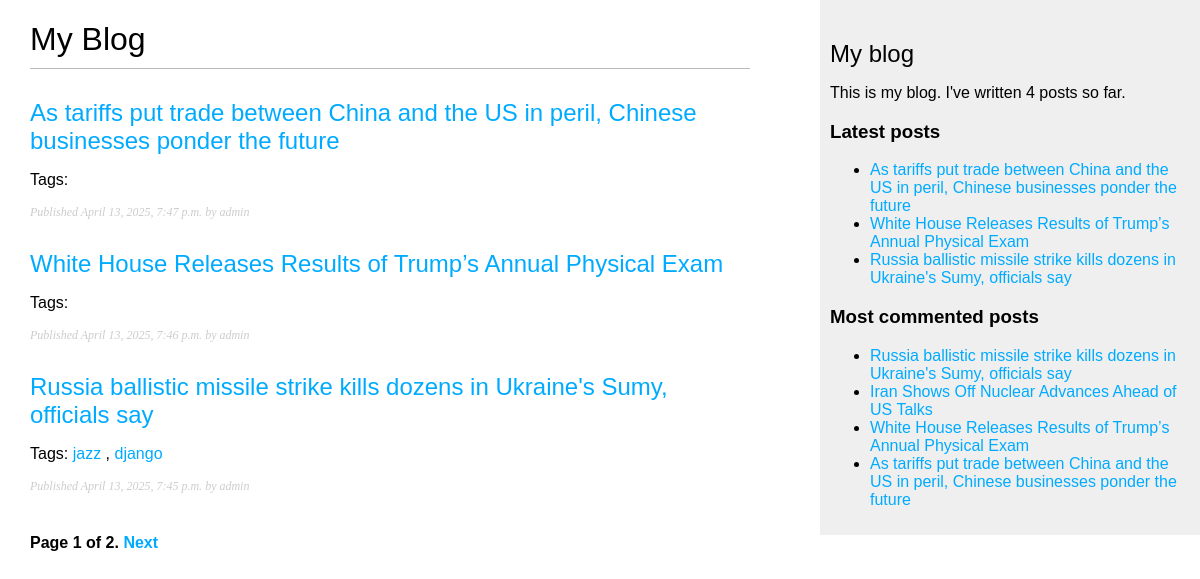
Screenshot of /blog/ with the database file from the repository.
### blog/models.py (models this page shows, shortened)
class Post(models.Model):
    class Status(models.TextChoices):
        DRAFT = 'DF', 'Draft'
        PUBLISHED = 'PB', 'Published'
    title = models.CharField(max_length=250)
    slug = models.SlugField(max_length=250, unique_for_date='publish')
    author = models.ForeignKey(
        settings.AUTH_USER_MODEL,
        on_delete=models.CASCADE,
        related_name='blog_posts'
    )
    body = models.TextField()
    publish = models.DateTimeField(default=timezone.now)
    created = models.DateTimeField(auto_now_add=True)
    updated = models.DateTimeField(auto_now=True)
    status = models.CharField(
        max_length=2,
        choices=Status,
        default=Status.DRAFT
    )
    objects = models.Manager()
    published = PublishedManager()
    tags = TaggableManager()
    class Meta:
        ordering = ['-publish']
        indexes = [models.Index(fields=['-publish'])]
    def get_absolute_url(self):
        return reverse(
            'blog:post_detail',
            args=[
                self.publish.year,
                self.publish.month,
                self.publish.day,
                self.slug
            ]
        )

### blog/views.py (the view)
# urls.py: path('', views.post_list, name='post_list'),
def post_list(request, tag_slug=None):
    post_list = Post.published.all()
    tag = None
    if tag_slug:
        tag = get_object_or_404(Tag, slug=tag_slug)
        post_list = post_list.filter(tags__in=[tag])
    paginator = Paginator(post_list, 3)
    page_number = request.GET.get('page', 1)
    try:
        posts = paginator.page(page_number)
    except PageNotAnInteger:
        posts = paginator.page(1)
    except EmptyPage:
        posts = paginator.page(paginator.num_pages)
    return render(
        request,
        'blog/post/list.html',
        {
            'posts': posts,
            'tag': tag
        }
    )

### blog/models.py (called while the page is built)
    def get_queryset(self):
        return (
            super().get_queryset().filter(status=Post.Status.PUBLISHED)
        )

### blog/templatetags/blog_tags.py (called while the page is built)
@register.simple_tag
def total_posts():
    return Post.published.count()

@register.inclusion_tag('blog/post/latest_posts.html')
def show_latest_posts(count=5):
    latest_posts = Post.published.order_by('-publish')[:count]
    return {'latest_posts': latest_posts}

@register.simple_tag
def get_most_commented_posts(count=5):
    return Post.published.annotate(
        total_comments=Count('comments')
    ).order_by('-total_comments')[:count]

### blog/templates/blog/post/list.html (shortened to what this page needs)
{% extends "blog/base.html" %}
{% block content %}
  <h1>My Blog</h1>
  {% for post in posts %}
    <h2>
      <a href="{{ post.get_absolute_url }}">
        {{ post.title }}
      </a>
    </h2>
    <p class="tags">
      Tags:
      {% for tag in post.tags.all %}
        <a href="{% url "blog:post_list_by_tag" tag.slug %}">
          {{ tag.name }}
        </a>{% if not forloop.last %}, {% endif %}
      {% endfor %}
    </p>
    <p class="date">
      Published {{ post.publish }} by {{ post.author }}
    </p>
  {% endfor %}
  {% include "pagination.html" with page=posts %}
{% endblock %}

### blog/templates/blog/base.html (shortened to what this page needs)
{% load blog_tags %}
{% load static %}
<!DOCTYPE html>
<html>
<head>
  <link href="{% static "css/blog.css" %}" rel="stylesheet">
</head>
<body>
  <div id="content">
    {% block content %}
    {% endblock %}
  </div>
  <div id="sidebar">
    <h2>My blog</h2>
    <p>
      This is my blog.
      I've written {% total_posts %} posts so far.
    </p>
    <h3>Latest posts</h3>
    {% show_latest_posts 3 %}
    <h3>Most commented posts</h3>
    {% get_most_commented_posts as most_commented_posts %}
    <ul>
      {% for post in most_commented_posts %}
      <li>
        <a href='{{ post.get_absolute_url }}'>{{ post.title }}</a>
      </li>
      {% endfor %}
    </ul>
  </div>
</body>
</html>

### blog/templates/pagination.html (shortened to what this page needs)
<div class="pagination">
    <span class="step-links">
      <span class="current">
        Page {{ page.number }} of {{ page.paginator.num_pages }}.
      </span>
      {% if page.has_next %}
        <a href="?page={{ page.next_page_number }}">Next</a>
      {% endif %}
    </span>
  </div>

### blog/templates/blog/post/latest_posts.html
<ul>
    {% for post in latest_posts %}
      <li>
        <a href="{{ post.get_absolute_url }}">{{ post.title }}</a>
      </li>
    {% endfor %}
  </ul>

### blog/static/css/blog.css (style rules this page uses)
body { margin:0; padding:0; font-family:helvetica, sans-serif; }
a { color:#00abff; text-decoration:none; }
h1 { font-weight:normal; border-bottom:1px solid #bbb; padding:0 0 10px 0; }
h2 { font-weight:normal; margin:30px 0 0; }
#content { float:left; width:60%; padding:0 0 0 30px; }
#sidebar { float:right; width:30%; padding:10px; background:#efefef; height:100%; }
p.date { color:#ccc; font-family: georgia, serif; font-size: 12px; font-style: italic; }
.pagination { margin:40px 0; font-weight:bold; }

### rows the page displays
Post: title "As tariffs put trade between China and the US in peril, Chinese businesses ponder the future", publish "April 13, 2025, 7:47 p.m.", author "admin"
Post: title "White House Releases Results of Trump’s Annual Physical Exam", publish "April 13, 2025, 7:46 p.m.", author "admin"
Post: title "Russia ballistic missile strike kills dozens in Ukraine's Sumy, officials say", publish "April 13, 2025, 7:45 p.m.", author "admin"
Tag: name "jazz"
Tag: name "django"
Post: title "Iran Shows Off Nuclear Advances Ahead of US Talks"

### other values shown
{{ page.number }} "1"
{{ page.paginator.num_pages }} "2"
